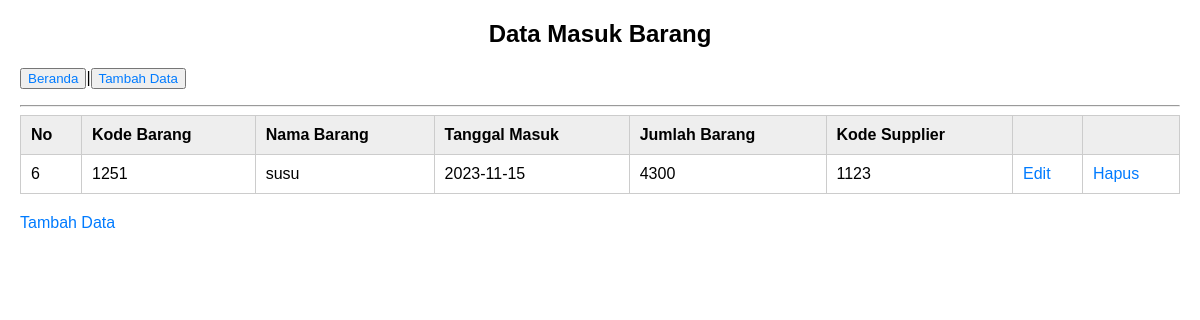
The app's page /masuk-barang/data-masuk-barang.php with its own data.
### tables this page shows
CREATE TABLE `masuk_barang` (
  `id_msk_brg` int(11) NOT NULL,
  `kode_barang` varchar(5) NOT NULL,
  `nama_brg` varchar(50) NOT NULL,
  `tgl_masuk` date NOT NULL,
  `jml_masuk` int(11) NOT NULL,
  `kode_supplier` varchar(5) NOT NULL
);

### masuk-barang/data-masuk-barang.php (the view, shortened to what this page needs)
<?php
$conn = mysqli_connect("localhost", "root", "", "inventaris");
$sql = "SELECT * FROM masuk_barang";
$result = mysqli_query($conn, $sql);
if ($result) {
    $data = mysqli_fetch_all($result, MYSQLI_ASSOC);
} else {
    echo "Data masuk barang tidak ditemukan";
}
?>
<!DOCTYPE html>
<html lang="en">
<head>
    <link rel="stylesheet" href="css/read-masuk-barang.css">
</head>
<body>
    <h1>Data Masuk Barang</h1>
    <p><button><a href="../index.php">Beranda</a></button>|<button><a href="tambah-data.php">Tambah Data</a></button>
  <hr>
    <table>
        <thead>
            <tr>
                <th>No</th>
                <th>Kode Barang</th>
                <th>Nama Barang</th>
                <th>Tanggal Masuk</th>
                <th>Jumlah Barang</th>
                <th>Kode Supplier</th>
                <th></th>
                <th></th>
            </tr>
        </thead>
        <tbody>
            <?php if ($data) : ?>
                <?php foreach ($data as $row) : ?>
                    <tr>
                        <td><?php echo $row["id_msk_brg"] ?></td>
                        <td><?php echo $row["kode_barang"] ?></td>
                        <td><?php echo $row["nama_brg"] ?></td>
                        <td><?php echo $row["tgl_masuk"] ?></td>
                        <td><?php echo $row["jml_masuk"] ?></td>
                        <td><?php echo $row["kode_supplier"] ?></td>
                        <td><a href="edit-data.php?id_msk_brg=<?php echo $row["id_msk_brg"] ?>">Edit</a></td>
                        <td><a href="hapus-data.php?id_msk_brg=<?php echo $row["id_msk_brg"] ?>">Hapus</a></td>
                    </tr>
                <?php endforeach; ?>
            <?php else : ?>
                <tr>
                    <td colspan="9">Data masuk barang tidak ditemukan</td>
                </tr>
            <?php endif; ?>
        </tbody>
    </table>
    <a href="tambah-data.php">Tambah Data</a>
</body>
</html>

### masuk-barang/css/read-masuk-barang.css (style rules this page uses)
body { font-family: sans-serif; font-size: 16px; margin: 20px; color: black; }
h1 { text-align: center; font-size: 24px; margin-bottom: 20px; }
table { width: 100%; border-collapse: collapse; margin-bottom: 20px; }
th, td { padding: 10px; border: 1px solid #ccc; }
th { background-color: #eee; text-align: left; }
thead tr { background-color: #007bff; color: #000000; }
a { text-decoration: none; color: #007bff; }

### records on screen
masuk_barang: id_msk_brg "6", kode_barang "1251", nama_brg "susu", tgl_masuk "2023-11-15", jml_masuk "4300", kode_supplier "1123"
